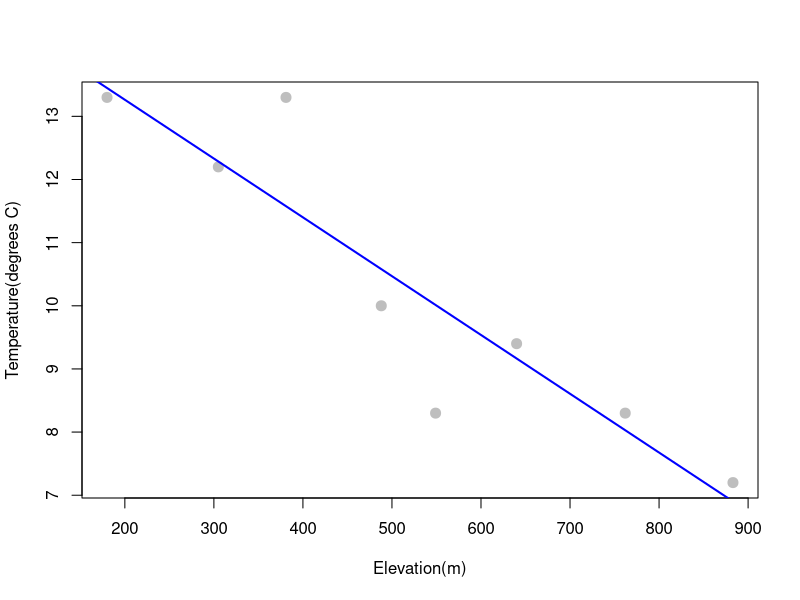

Recreate this plot in R.
library("dplyr")
library("ggplot2")
library(tidyr)

Elevation<-	c(180,305,381,488,549,640,762,883)
Temperature<-c(13.3,12.2,13.3,10.0,8.3,9.4,8.3,7.2)


#Draw a scatter plot with regression line, 
#and investigate if the lapse rate is 9.8 degrees C km-1.

fit <- lm(Temperature ~ Elevation)
plot(Temperature ~ Elevation,xlab="Elevation(m)",ylab="Temperature(degrees C)",
     pch = 20,
     cex = 2,
     col = "grey")
abline(fit, lwd = 2, col = "blue")
summary(fit)$coefficients